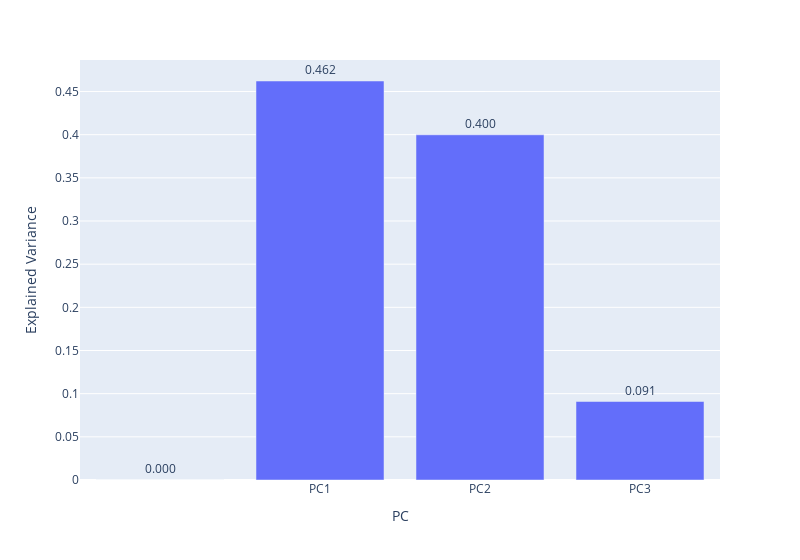

Notebook source saved alongside this figure:
### Code cell
fig.update_traces(texttemplate='%{text:.3f}', textposition='outside') # limit decimal cases and text outside the bar
fig.show() #explained variance

### Figure 1 — Plotly figure (JSON) as saved in the notebook; plotly's stock layout.template omitted (floating-point values rounded to 4 significant figures)
{"data": [{"alignmentgroup": "True", "hovertemplate": "PC=%{x}<br>Explained Variance=%{text}<extra></extra>", "legendgroup": "", "marker": {"color": "#636efa", "pattern": {"shape": ""}}, "name": "", "offsetgroup": "", "orientation": "v", "showlegend": false, "text": [0, 0.4622, 0.3999, 0.09094], "textposition": "outside", "texttemplate": "%{text:.3f}", "type": "bar", "x": ["", "PC1", "PC2", "PC3"], "xaxis": "x", "y": [0, 0.4622, 0.3999, 0.09094], "yaxis": "y"}], "layout": {"barmode": "relative", "legend": {"tracegroupgap": 0}, "margin": {"t": 60}, "width": 800, "xaxis": {"anchor": "y", "domain": [0, 1], "title": {"text": "PC"}}, "yaxis": {"anchor": "x", "domain": [0, 1], "title": {"text": "Explained Variance"}}}}
